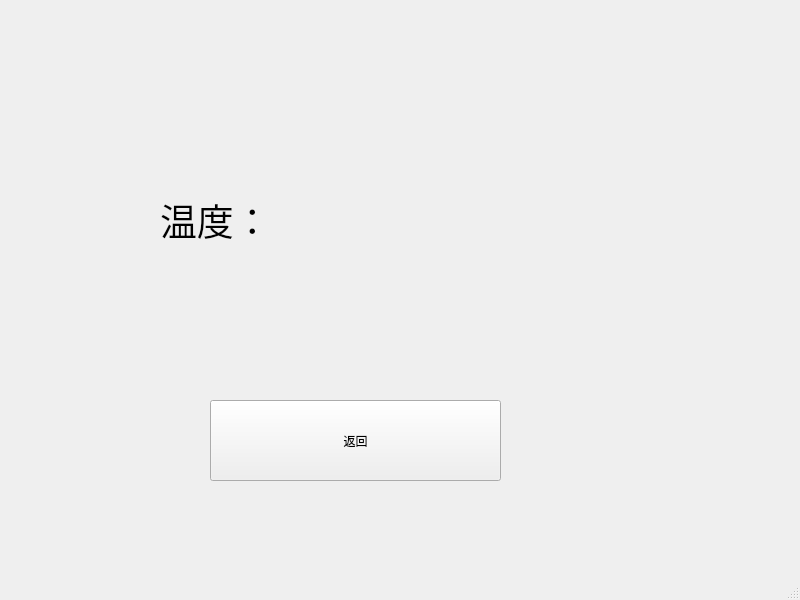
<?xml version="1.0" encoding="UTF-8"?>
<ui version="4.0">
 <class>MainWindow</class>
 <widget class="QMainWindow" name="MainWindow">
  <property name="geometry">
   <rect>
    <x>0</x>
    <y>0</y>
    <width>800</width>
    <height>600</height>
   </rect>
  </property>
  <property name="windowTitle">
   <string>MainWindow</string>
  </property>
  <widget class="QWidget" name="centralwidget">
   <widget class="QLabel" name="label">
    <property name="geometry">
     <rect>
      <x>160</x>
      <y>110</y>
      <width>461</width>
      <height>221</height>
     </rect>
    </property>
    <property name="text">
     <string>&lt;html&gt;&lt;head/&gt;&lt;body&gt;&lt;p&gt;&lt;span style=&quot; font-size:28pt;&quot;&gt;温度：&lt;/span&gt;&lt;/p&gt;&lt;/body&gt;&lt;/html&gt;</string>
    </property>
   </widget>
   <widget class="QPushButton" name="pushButton">
    <property name="geometry">
     <rect>
      <x>210</x>
      <y>400</y>
      <width>291</width>
      <height>81</height>
     </rect>
    </property>
    <property name="text">
     <string>返回</string>
    </property>
   </widget>
  </widget>
  <widget class="QMenuBar" name="menubar">
   <property name="geometry">
    <rect>
     <x>0</x>
     <y>0</y>
     <width>800</width>
     <height>22</height>
    </rect>
   </property>
  </widget>
  <widget class="QStatusBar" name="statusbar"/>
 </widget>
 <resources/>
 <connections/>
</ui>
